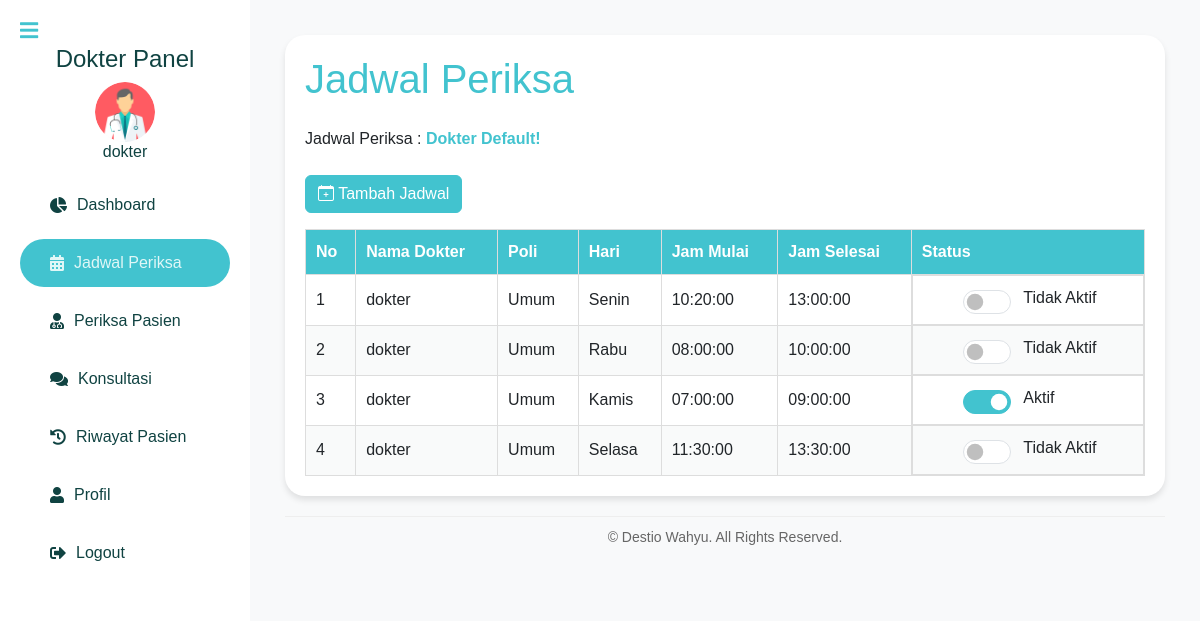
The page /dokter/jadwal_periksa.php (signed in) on the database its author committed.
### tables this page shows
CREATE TABLE `dokter` (
  `id` int(11) NOT NULL,
  `nama` varchar(150) NOT NULL,
  `alamat` varchar(255) NOT NULL,
  `no_hp` varchar(15) NOT NULL,
  `id_poli` int(11) NOT NULL,
  `username` varchar(20) NOT NULL,
  `password` varchar(255) NOT NULL
);

CREATE TABLE `jadwal_periksa` (
  `id` int(11) NOT NULL,
  `id_dokter` int(11) NOT NULL,
  `hari` varchar(10) NOT NULL,
  `jam_mulai` time NOT NULL,
  `jam_selesai` time NOT NULL,
  `status` enum('Aktif','Tidak Aktif') DEFAULT 'Tidak Aktif'
);

CREATE TABLE `poli` (
  `id` int(11) NOT NULL,
  `nama_poli` varchar(25) NOT NULL,
  `keterangan` text DEFAULT NULL
);

### dokter/jadwal_periksa.php (the view, shortened to what this page needs)
<?php
include '../includes/db.php';
$dokterId = $_SESSION['id'];
$dokterData = $conn->query("SELECT nama FROM dokter WHERE id = '$dokterId'")->fetch_assoc();
$namaDokter = $dokterData['nama'];
$jadwalList = $conn->query("
    SELECT jp.*, d.nama AS nama_dokter, p.nama_poli
    FROM jadwal_periksa jp
    JOIN dokter d ON jp.id_dokter = d.id
    JOIN poli p ON d.id_poli = p.id
    WHERE jp.id_dokter = '$dokterId'
");
?>
<!DOCTYPE html>
<html lang="en">
<head>
    <link rel="stylesheet" href="https://cdn.jsdelivr.net/npm/bootstrap@5.3.0/dist/css/bootstrap.min.css">
    <link rel="stylesheet" href="https://cdnjs.cloudflare.com/ajax/libs/font-awesome/5.15.4/css/all.min.css">
    <link rel="stylesheet" href="../assets/css/admin/styles.css">
    <link rel="stylesheet" href="https://cdn.jsdelivr.net/npm/bootstrap-icons@1.11.3/font/bootstrap-icons.css">
    <link rel="stylesheet" href="https://cdn.jsdelivr.net/npm/bootstrap-icons@1.3.0/font/bootstrap-icons.css">
</head>
<body>
    <?php include 'sidebar_dokter.php'; ?>
    <div class="content" id="content">
        <div class="container">
            <h1 class="mb-4">Jadwal Periksa</h1>
            <div class="welcome">
                    Jadwal Periksa : <span><strong style="color: #42c3cf;"><?= htmlspecialchars($namaDokter) ?>!</strong></span>
            </div>
            <button class="btn btn-primary mb-3 mt-4" data-bs-toggle="modal" data-bs-target="#addScheduleModal"><i class="bi bi-calendar-plus"></i> Tambah Jadwal</button>
            <table class="table-jadwalperiksa table-striped">
                <thead>
                    <tr>
                        <th>No</th>
                        <th>Nama Dokter</th>
                        <th>Poli</th>
                        <th>Hari</th>
                        <th>Jam Mulai</th>
                        <th>Jam Selesai</th>
                        <th>Status</th>
                    </tr>
                </thead>
                <tbody>
                    <?php $no = 1; while ($row = $jadwalList->fetch_assoc()): ?>
                        <tr>
                            <td><?= $no++ ?></td>
                            <td><?= htmlspecialchars($dokterName) ?></td>
                            <td><?= htmlspecialchars($row['nama_poli']) ?></td>
                            <td><?= htmlspecialchars($row['hari']) ?></td>
                            <td><?= htmlspecialchars($row['jam_mulai']) ?></td>
                            <td><?= htmlspecialchars($row['jam_selesai']) ?></td>
                            <td class="toggle-status">
                                <form method="POST" class="form-switch">
                                    <input class="form-check-input" type="checkbox" <?= $row['status'] === 'Aktif' ? 'checked' : '' ?>
                                           onchange="this.form.submit()">
                                    <label class="ms-2">
                                        <?= $row['status'] === 'Aktif' ? 'Aktif' : 'Tidak Aktif' ?>
                                    </label>
                                </form>
                            </td>
                        </tr>
                    <?php endwhile; ?>
                </tbody>
            </table>
        </div>
    </div>
</body>
</html>

### assets/css/admin/styles.css (style rules this page uses)
body { font-family: Arial, sans-serif; background-color: #f8f9fa; margin: 0; }
.container { background-color: #fff; border-radius: 20px; box-shadow: 0 4px 6px rgba(0, 0, 0, 0.1); padding: 20px; }
h1 { color: #42c3cf; }
.btn-primary { background-color: #42c3cf; border-color: #42c3cf; }
table thead { background-color: #42c3cf; color: #fff; }
table tbody tr:nth-child(even) { background-color: #f9fafa; }
.content { margin-left: 250px; padding: 35px; transition: all 0.3s ease-in-out; }
table { width: 100%; border-collapse: collapse; }
table, th, td { border: 1px solid #ddd; }
th, td { padding: 10px; }
th { background-color: #42c3cf; color: white; }
.toggle-status { display: flex; align-items: center; }
.form-switch .form-check-input { width: 3em; height: 1.5em; margin-left: 0; }
.form-switch .form-check-input:checked { background-color: #42c3cf; border-color: #42c3cf; }
.content::after { content: "© Destio Wahyu. All Rights Reserved."; display: block; text-align: center; font-size: 14px; color: #666; margin-top: 20px; padding: 10px 0; border-top: 1px solid #eee; }

### rows shown on the page
dokter: nama "Dokter Default"
jadwal_periksa: poli.nama_poli "Umum", hari "Senin", jam_mulai "10:20:00", jam_selesai "13:00:00", shows "Tidak Aktif"
jadwal_periksa: poli.nama_poli "Umum", hari "Rabu", jam_mulai "08:00:00", jam_selesai "10:00:00", shows "Tidak Aktif"
jadwal_periksa: poli.nama_poli "Umum", hari "Kamis", jam_mulai "07:00:00", jam_selesai "09:00:00", status "☑", shows "Aktif"
jadwal_periksa: poli.nama_poli "Umum", hari "Selasa", jam_mulai "11:30:00", jam_selesai "13:30:00", shows "Tidak Aktif"

### other values the page prints
$dokterName "dokter"
